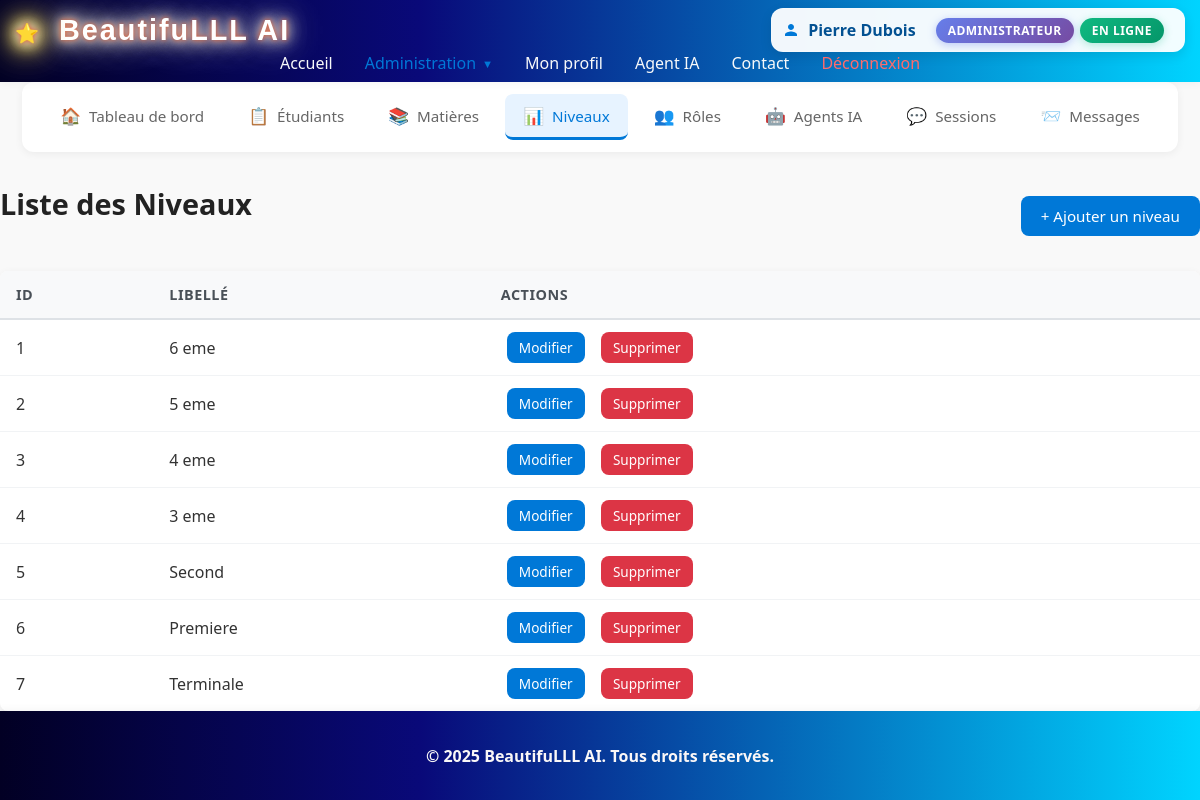
Screenshot of /?action=niveau_list (signed in) with the database file from the repository.
### tables this page shows
CREATE TABLE IF NOT EXISTS `niveau` (
  `id_niveau` int NOT NULL AUTO_INCREMENT,
  `libelle_niveau` varchar(50) NOT NULL,
  PRIMARY KEY (`id_niveau`)
);

### php-crud/model/niveau.php (called while the page is built, shortened)
<?php
require_once __DIR__ . '/../config/Database.php';
class Niveau{
    private $conn;
    public function __construct(){
        $database = new Database();
        $this->conn = $database->connect();
    }
    public function read() {
        $sql = "SELECT * FROM niveau";
        $stmt = $this->conn->prepare($sql);
        $stmt->execute();
        return $stmt->fetchAll(\PDO::FETCH_ASSOC);
    }
}
?>

### php-crud/config/Database.php (called while the page is built, shortened)
<?php
class Database
{
    private $host = '127.0.0.1';
    private $dbName = 'ia_educative';
    private $username = 'root';
    private $password = '';
    public function connect()
    {
        try {
            $this->connection = new PDO(
                "mysql:host={$this->host};dbname={$this->dbName}",
                $this->username,
                $this->password
            );
            $this->connection->setAttribute(PDO::ATTR_ERRMODE, PDO::ERRMODE_EXCEPTION);
            return $this->connection;
        } catch (PDOException $e) {
            die("Database connection failed: " . $e->getMessage());
        }
    }
}

### php-crud/controllers/NiveauController.php (called while the page is built, shortened)
<?php
require_once __DIR__ . '/../model/niveau.php';
class NiveauController
{
    public function getNiveaux()
    {
        $Niveau = new Niveau();
        return $Niveau->read();
    }
}

### php-crud/views/niveaux/list.php (the view, shortened to what this page needs)
<?php
require_once __DIR__ . '/../../controllers/NiveauController.php';
$niveauController = new \Controllers\NiveauController();
$niveaux = $niveauController->getNiveaux();
?>
<?php include __DIR__ . '/../../includes/crud_nav.php'; ?>
<div class="crud-container">
    <div class="crud-header">
        <h1 class="page-title">Liste des Niveaux</h1>
        <a href="index.php?action=creer_niveau" class="btn btn-primary">+ Ajouter un niveau</a>
    </div>
    <table class="crud-table">
        <thead>
            <tr>
                <th>ID</th>
                <th>Libellé</th>
                <th>Actions</th>
            </tr>
        </thead>
        <tbody>
            <?php foreach ($niveaux as $niveau): ?>
                <tr>
                    <td><?= htmlspecialchars($niveau['id_niveau']) ?></td>
                    <td><?= htmlspecialchars($niveau['libelle_niveau']) ?></td>
                    <td>
                        <a href="index.php?action=modifier_niveau&id=<?= htmlspecialchars($niveau['id_niveau']) ?>" class="btn btn-primary btn-sm">Modifier</a>
                        <a href="index.php?action=supprimer_niveau&id=<?= htmlspecialchars($niveau['id_niveau']) ?>" class="btn btn-danger btn-sm">Supprimer</a>
                    </td>
                </tr>
            <?php endforeach; ?>
        </tbody>
    </table>
</div>

### style.css (style rules this page uses)
body { margin: 0; padding: 0; min-height: 100vh; font-family: 'Segoe UI', Arial, sans-serif; background: #f9f9f9; color: #222; display: flex; flex-direction: column; }
.page-title { font-size: 1.8rem; font-weight: 600; color: #222; margin: 0 0 24px 0; }
.crud-header { display: flex; justify-content: space-between; align-items: center; margin-bottom: 24px; flex-wrap: wrap; gap: 16px; }
.btn { display: inline-block; padding: 10px 20px; border-radius: 8px; font-size: 0.95rem; font-weight: 500; text-decoration: none; text-align: center; cursor: pointer; border: none; transition: all 0.2s ease; }
.btn-primary { background-color: #0078d7; color: #fff; }
.btn-danger { background-color: #dc3545; color: #fff; }
.btn-sm { padding: 6px 12px; font-size: 0.85rem; }
.crud-table { width: 100%; background: #fff; border-radius: 8px; box-shadow: 0 2px 8px rgba(0,0,0,0.06); overflow: hidden; border-collapse: collapse; }
.crud-table thead { background: #f8f9fa; }
.crud-table th { padding: 14px 16px; text-align: left; font-weight: 600; color: #495057; border-bottom: 2px solid #dee2e6; font-size: 0.9rem; text-transform: uppercase; letter-spacing: 0.5px; }
.crud-table td { padding: 12px 16px; border-bottom: 1px solid #f1f3f5; color: #333; }
.crud-table tbody tr { transition: background-color 0.15s ease; }
.crud-table tbody tr:last-child td { border-bottom: none; }
.crud-table td a { margin: 0 6px; }
.crud-container { max-width: 1200px; margin: 0 auto; width: 100%; }

### rows the page displays
niveau: id_niveau "1", libelle_niveau "6 eme"
niveau: id_niveau "2", libelle_niveau "5 eme"
niveau: id_niveau "3", libelle_niveau "4 eme"
niveau: id_niveau "4", libelle_niveau "3 eme"
niveau: id_niveau "5", libelle_niveau "Second"
niveau: id_niveau "6", libelle_niveau "Premiere"
niveau: id_niveau "7", libelle_niveau "Terminale"

### other values shown
$user['prenom'] . " " . $user['nom'] "Pierre Dubois"
$user['role'] "ADMINISTRATEUR"
